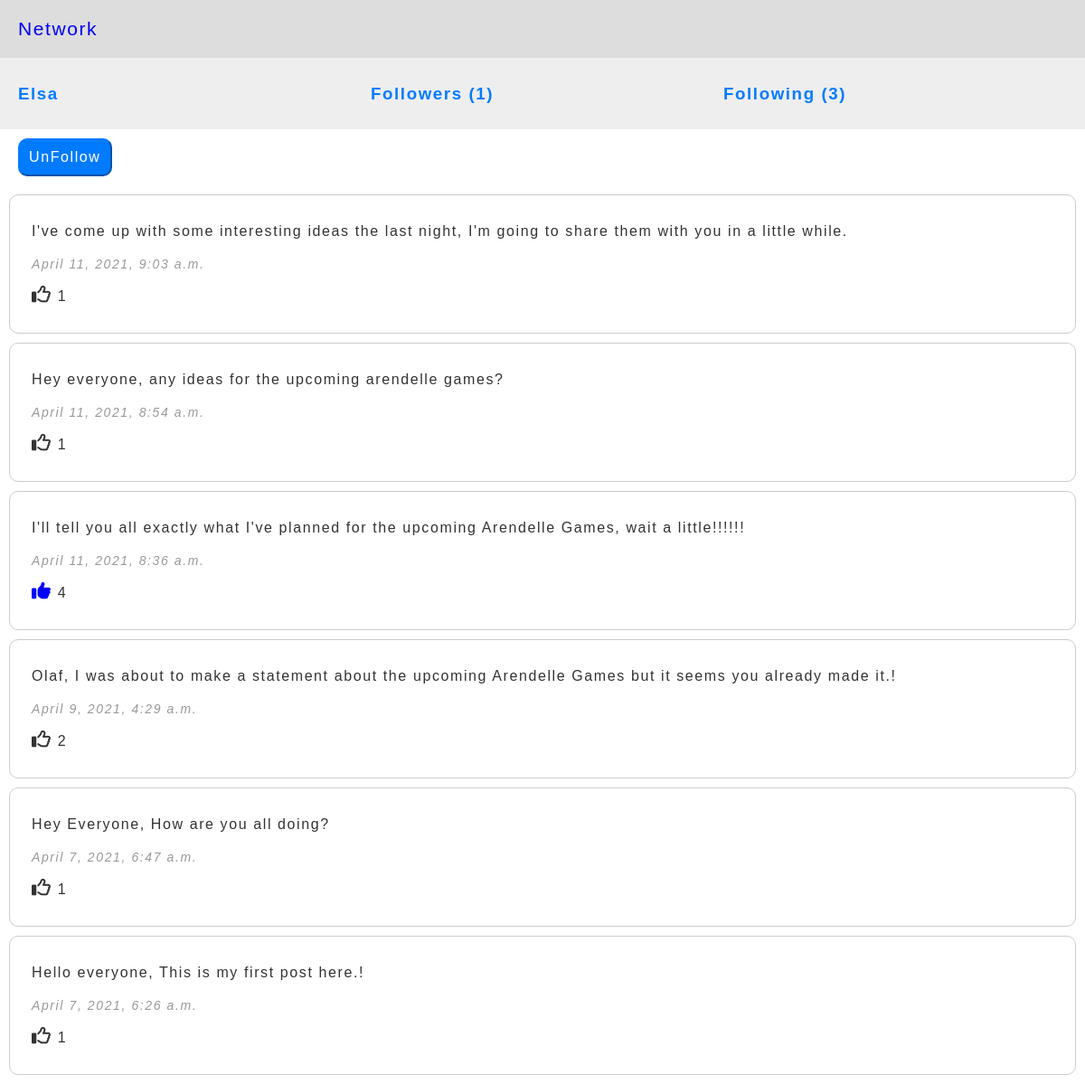
/users/Elsa (signed in), run on the app's committed database.
### network/models.py (models this page shows, shortened)
class User(AbstractUser):
    pass

class Post(models.Model):
    name = models.ForeignKey(User, on_delete=models.CASCADE, related_name="user_posts")
    content = models.TextField()
    likes = models.IntegerField(default=0)
    timestamp = models.DateTimeField(auto_now=True)

### network/views.py (the view)
# urls.py: path("users/<str:name>", views.users, name="users"),
@login_required
def users(request, name):
    user = User.objects.get(username=name)
    posts = Post.objects.filter(name=user).all().order_by('-timestamp')
    follows = Follow.objects.filter(name=request.user).all()
    following_count = len(Follow.objects.filter(name=user).all())
    followers_count = len(Follow.objects.filter(following=user).all())
    is_following = "false"
    for follow in follows:
        if follow.following == user:
            is_following = "true"
    liked_posts = []
    for post in posts:
        a = Like.objects.filter(post=post)
        print(a)
        if len(a) > 0:
            for x in a:
                if x.name.username == request.user.username:
                    liked_posts.append(x.post)
    return render(request, "network/profile.html", {
    "user": user, "posts": posts, "liked_posts": liked_posts, "is_following": is_following, "following_count": following_count, "followers_count": followers_count
    })
    return HttpResponse(f"Hello {name}")

### network/models.py (called while the page is built)
    def __str__(self):
        return f"{self.name.username} liked {self.post.content}"

### network/templates/network/profile.html (shortened to what this page needs)
<!DOCTYPE html>
<html lang="en" dir="ltr">
  <head>
  </head>
  <body>
    <div class="links">
      <a href="{% url "index" %}">Network</a>
    </div>
    <div class="user">
      <h3>{{user.username}}</h3>
      <h3>Followers (<span id="followers">{{ followers_count }}</span>)</h3>
      <h3>Following ({{ following_count }})</h3>
    </div>
    {% if user != request.user %}
    <div class="buttons">
        <button type="button" id="unfollow">UnFollow</button>
    </div>
    {% endif %}
    {% for post in posts %}
      <div class="posts">
        <div class="posts_content">
            {{post.content}}
        </div>
        <div class="posts_time">
            <i style="font-size:14px; color:#999;">{{ post.timestamp }}</i>
        </div>
        <div class="likes">
          <div class="like">
            {% if post in liked_posts %}
            <i class="fas fa-thumbs-up" style="font-size: 21px; color: blue;" data-page= {{ post.id }}></i>
            {% else %}
            <i class="far fa-thumbs-up" style="font-size: 21px;" data-page= {{ post.id }}></i>
            {% endif %}
            <span id="post_likes">{{ post.likes }}</span>
          </div>
        </div>
      </div>
    {% endfor %}
  </body>
</html>

### network/templates/network/profile.html (style rules this page uses)
html,body { padding: 0; margin: 0; font-family: sans-serif; color: #007bff; letter-spacing: 0.1em; }
.links { padding: 20px; font-size: 21px; background: #ddd; }
a { text-decoration: none; }
.user { display: flex; padding: 10px 10px 10px 20px; background: #eee; }
.user >* { flex: 1; }
.posts { margin: 10px; padding: 20px; color: #333; border: 1px solid #ccc; border-radius: 10px; line-height: 2; }
button { padding: 10px; color: white; background: #007bff; border-color: #007bff; border-radius: 10px; font-size: 16px; letter-spacing: 0.1em; }
.buttons { padding: 10px 10px 10px 20px; }
.posts>* { margin: 4px; }

### data on the page
User: username "Elsa"
Post: content "I've come up with some interesting ideas the last night, I'm going to share them with you in a little while.", timestamp "April 11, 2021, 9:03 a.m.", likes "1"
Post: content "Hey everyone, any ideas for the upcoming arendelle games?", timestamp "April 11, 2021, 8:54 a.m.", likes "1"
Post: content "I'll tell you all exactly what I've planned for the upcoming Arendelle Games, wait a little!!!!!!", timestamp "April 11, 2021, 8:36 a.m.", likes "4"
Post: content "Olaf, I was about to make a statement about the upcoming Arendelle Games but it seems you already made it.!", timestamp "April 9, 2021, 4:29 a.m.", likes "2"
Post: content "Hey Everyone, How are you all doing?", timestamp "April 7, 2021, 6:47 a.m.", likes "1"
Post: content "Hello everyone, This is my first post here.!", timestamp "April 7, 2021, 6:26 a.m.", likes "1"

### other printed values
{{ followers_count }} "1"
{{ following_count }} "3"
